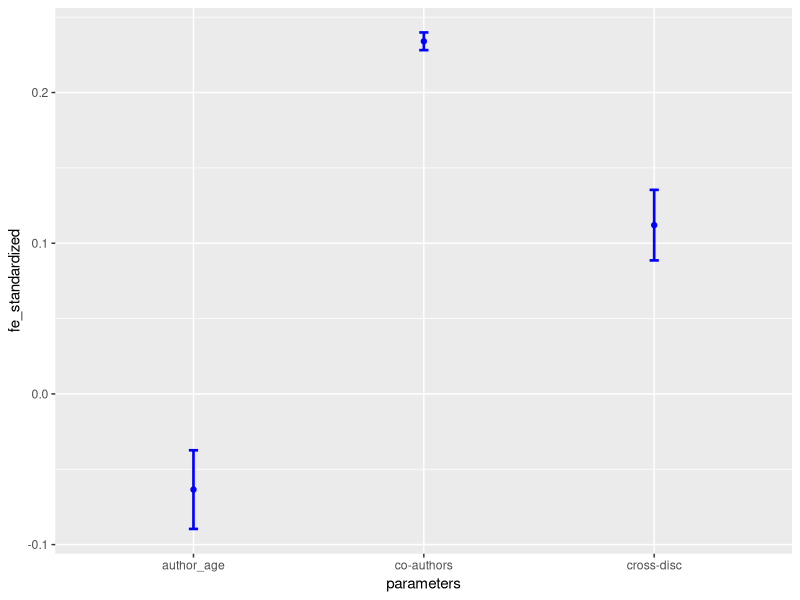

The R source for this figure:
library(ggplot2)
library(dplyr)
library(forcats)

df_all <- data.frame(parameters = c("co-authors", "author_age", "cross-disc"),
                 fe_standardized = c(0.208, -0.0978, 0.145),
                 fe_stand_error = c(0.00365, 0.0187, 0.0235))

df_xd <- data.frame(parameters = c("co-authors", "author_age", "cross-disc"),
                 fe_standardized = c(0.234, -0.0635, 0.112),
                 fe_stand_error = c(0.00588, 0.0261, 0.0234))

df_matched <- data.frame(parameters = c("co-authors", "author_age", "cross-disc"),
                      fe_standardized = c(0.373, 0.491, 0.135),
                      fe_stand_error = c(0.0333, 0.0519, 0.0471))


fig5B <- ggplot(df_xd, aes(x=parameters, y=fe_standardized))

fig5B + 
  geom_point(data = df_xd, 
             colour = "blue", size = 1.5) +
  geom_errorbar(aes(ymin = fe_standardized + fe_stand_error, 
                    ymax = fe_standardized - fe_stand_error),
                width=0.04, colour = "blue", size=0.9) 
